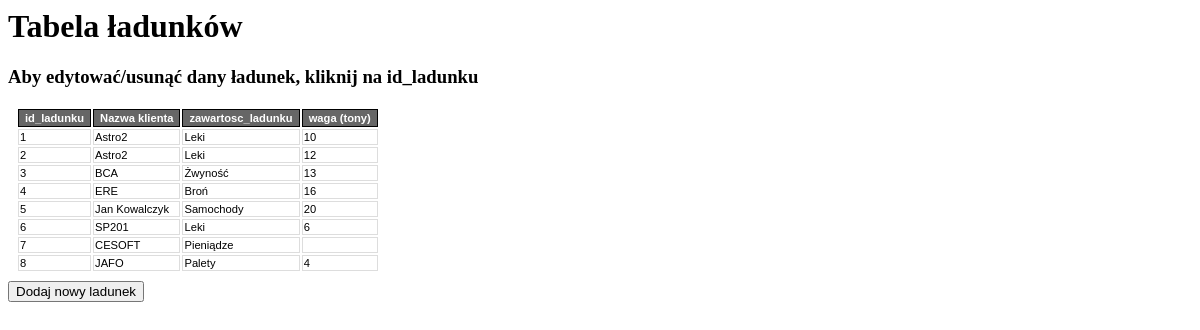
Screenshot of /projektBD/ladunek_tabela.php with the database file from the repository.
### tables this page shows
CREATE TABLE `ladunek` (
  `id_ladunku` int(10) UNSIGNED NOT NULL,
  `klient_id` int(10) UNSIGNED DEFAULT NULL,
  `zawartosc_ladunku` varchar(50) DEFAULT NULL,
  `waga` int(10) UNSIGNED DEFAULT NULL
);

CREATE TABLE `klient` (
  `id_klienta` int(10) UNSIGNED NOT NULL,
  `nazwa` varchar(50) NOT NULL,
  `miasto` varchar(50) NOT NULL,
  `adres` varchar(50) NOT NULL,
  `telefon` varchar(25) DEFAULT NULL
);

### projektBD/ladunek_tabela.php (the view, shortened to what this page needs)
<?php
$conn = OpenCon();
$result = $conn->query("SELECT ladunek.*, klient.nazwa FROM ladunek LEFT JOIN klient ON klient_id=id_klienta");
echo "<h1> Tabela ładunków </h1>
<h3> Aby edytować/usunąć dany ładunek, kliknij na id_ladunku</h3>
<table style='border=4px solid black'>
    <tr>
    <th>id_ladunku</th>
    <th>Nazwa klienta</th>
    <th>zawartosc_ladunku</th>
    <th>waga (tony)</th>
    </tr>
    ";
while($row = $result->fetch_row())
    echo "
    <tr>
        <td onclick=\"location='?id=ladunek_edytuj&id_ladunku=$row[0]'\"'>$row[0]</td>
        <td>$row[4]</td>
        <td>$row[2]</td>
        <td>$row[3]</td>
    </tr>
    ";
echo "</table>
<button onclick=\"location='?id=ladunek_dodaj'\">Dodaj nowy ladunek</button>
";
?>

### rows the page displays
ladunek: id_ladunku "1", klient.nazwa "Astro2", zawartosc_ladunku "Leki", waga "10"
ladunek: id_ladunku "2", klient.nazwa "Astro2", zawartosc_ladunku "Leki", waga "12"
ladunek: id_ladunku "3", klient.nazwa "BCA", zawartosc_ladunku "Żwyność", waga "13"
ladunek: id_ladunku "4", klient.nazwa "ERE", zawartosc_ladunku "Broń", waga "16"
ladunek: id_ladunku "5", klient.nazwa "Jan Kowalczyk", zawartosc_ladunku "Samochody", waga "20"
ladunek: id_ladunku "6", klient.nazwa "SP201", zawartosc_ladunku "Leki", waga "6"
ladunek: id_ladunku "7", klient.nazwa "CESOFT", zawartosc_ladunku "Pieniądze"
ladunek: id_ladunku "8", klient.nazwa "JAFO", zawartosc_ladunku "Palety", waga "4"
